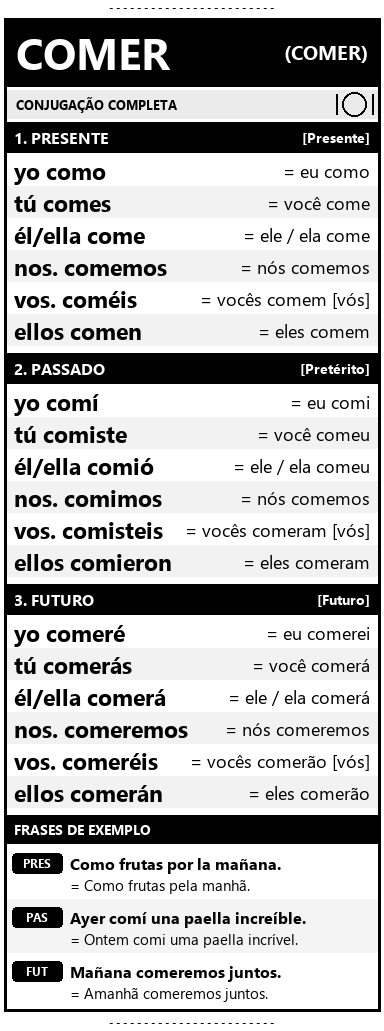
#> input picture tiras/tira_comer.png, 384 x 1031 px
$ python -i phomemo.py   (imports and definitions only)
#> lines starting #> are read from the running program, lines starting #| are printed output that depends on the picture; after the words box and inside, x2 and y2 are one past the last pixel; in counts of white or black regions, pixels touching at a corner belong together
"""
Driver e utilitário CLI para Phomemo M02 (Windows - Bluetooth Serial / RFCOMM)
Largura do cabeçote: 384 dots (203 DPI) - 48 bytes por linha.
"""

import sys
import time
import argparse
import textwrap
from pathlib import Path
from typing import Optional
import serial
import serial.tools.list_ports
from PIL import Image, ImageDraw

WIDTH_DOTS = 384
BYTES_PER_LINE = WIDTH_DOTS // 8
DEFAULT_PORT = "COM6"

def detect_phomemo_port() -> str:
    """Tenta detectar a porta COM correspondente à Phomemo M02."""
    ports = list(serial.tools.list_ports.comports())
    for p in ports:
        hwid = (p.hwid or "").upper()
        desc = (p.description or "").lower()
        if "CBF5E7D8337E" in hwid or "m02" in desc:
            return p.device
    return DEFAULT_PORT

class PhomemoM02:
    def __init__(self, port: Optional[str] = None, baudrate: int = 115200):
        self.port = port or detect_phomemo_port()
        self.baudrate = baudrate
        self.ser: Optional[serial.Serial] = None

    def connect(self, retries: int = 3):
        if not self.ser or not self.ser.is_open:
            last_err = None
            for attempt in range(1, retries + 1):
                try:
                    self.ser = serial.Serial(self.port, self.baudrate, timeout=3.0, write_timeout=5.0)
                    return self
                except Exception as e:
                    last_err = e
                    if attempt < retries:
                        time.sleep(1.0)
            raise last_err
        return self

    # [4 lines left out: function close, not called in this run]

    def __enter__(self):
        self.connect()
        return self

    def __exit__(self, exc_type, exc_val, exc_tb):
        self.close()

    def print_image(self, image_or_path):
        """Imprime uma imagem com controle de fluxo para não estourar o buffer da impressora."""
#> called with image_or_path = 'tiras/tira_comer.png'
        if isinstance(image_or_path, (str, Path)):
            img = Image.open(image_or_path)
#> img is the input picture: PIL image 384x1031 RGB; min 0, max 255, mean 184.8
        else:
            img = image_or_path

        if not self.ser or not self.ser.is_open:
            self.connect()

        # Redimensiona proporcionalmente para 384 pixels se necessário
        if img.width != WIDTH_DOTS:
            new_height = int(img.height * (WIDTH_DOTS / img.width))
            img = img.resize((WIDTH_DOTS, new_height), Image.Resampling.LANCZOS)

        bw = img.convert('L').convert('1', dither=Image.Dither.FLOYDSTEINBERG)
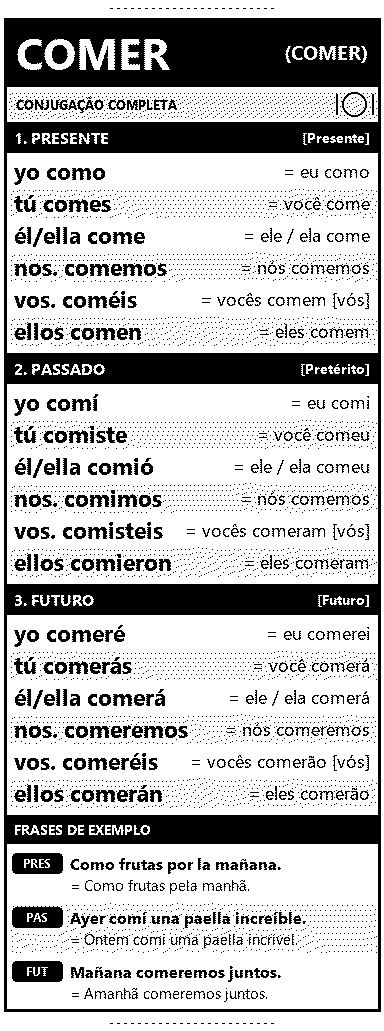
#> bw: PIL image 384x1031 1; 72.7% white; 5185 black regions (4677 under 20 px), largest, box (x1, y1, x2, y2) and area: (4, 18, 381, 1012) 71372, (12, 961, 63, 982) 969, (12, 906, 63, 928) 963
        width, height = bw.size
#> width = 384; height = 1031
        pixels = bw.load()

        # Reset e inicialização
        init_cmd = bytearray()
        init_cmd.extend(b'\x1b\x40')        # ESC @
        init_cmd.extend(b'\x1f\x11\x02\x04') # Densidade Phomemo
        self.ser.write(init_cmd)
        self.ser.flush()
        time.sleep(0.05)

        # Transmissão cadenciada com pacing equilibrado (0.15s por bloco de 48 linhas)
        start_time = time.time()
        CHUNK_ROWS = 48
        for start_y in range(0, height, CHUNK_ROWS):
            block_height = min(CHUNK_ROWS, height - start_y)
            block_data = bytearray()

            # Cabeçalho ESC/POS GS v 0
            block_data.extend(b'\x1d\x76\x30\x00')
            block_data.append(BYTES_PER_LINE & 0xFF)
            block_data.append((BYTES_PER_LINE >> 8) & 0xFF)
            block_data.append(block_height & 0xFF)
            block_data.append((block_height >> 8) & 0xFF)

            for y in range(start_y, start_y + block_height):
                for byte_idx in range(BYTES_PER_LINE):
                    byte_val = 0
                    for bit_idx in range(8):
                        x = byte_idx * 8 + bit_idx
                        if x < width and pixels[x, y] == 0:
                            byte_val |= (1 << (7 - bit_idx))
                    block_data.append(byte_val)

            self.ser.write(block_data)
            self.ser.flush()
            time.sleep(0.14)

        # Feed de avanço final
        feed_cmd = bytearray()
        feed_cmd.extend(b'\x1b\x64\x06')
        feed_cmd.extend(b'\x1f\x11\x08')
        feed_cmd.extend(b'\n\n\n')
        self.ser.write(feed_cmd)
        self.ser.flush()

        # Tempo físico necessário para a cabeça térmica e o motor completarem a impressão
        # Velocidade típica: ~12 a 15 mm/s. Altura em mm = height / 8.
        height_mm = height / 8.0
#> height_mm = 128.9
        estimated_print_time = (height_mm / 13.0) + 3.0
#> estimated_print_time = 12.91
        elapsed = time.time() - start_time
        remaining_wait = max(4.0, estimated_print_time - elapsed)
#> remaining_wait = 12.8

        time.sleep(remaining_wait)

    # [96 lines left out: functions print_text, print_qr, main, not called in this run]

# [2 lines not run here, left out]

>>> result = PhomemoM02().print_image('tiras/tira_comer.png')

$ run again, on tiras/tira_decir.png
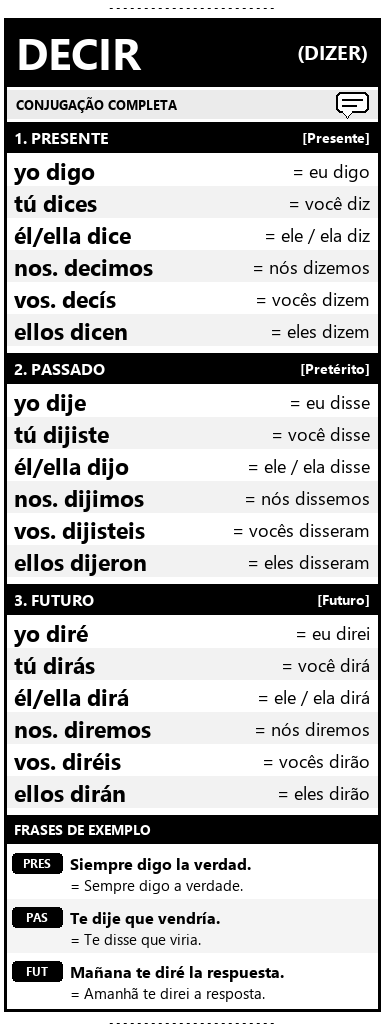
#> input picture tiras/tira_decir.png, 384 x 1031 px
#> in print_image, img is the input picture: PIL image 384x1031 RGB; min 0, max 255, mean 186.8
#> in print_image, `bw = img.convert('L').convert('1', dither=Image.Dither.FLOYDSTEINBERG)`:
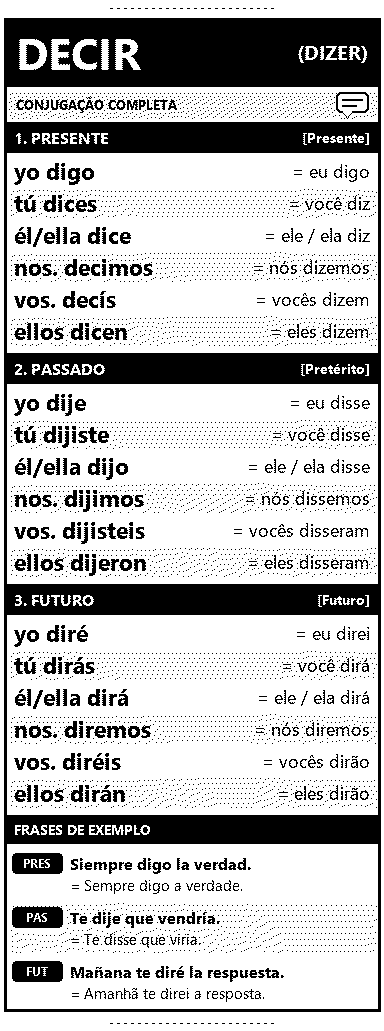
#> bw: PIL image 384x1031 1; 73.5% white; 5424 black regions (4991 under 20 px), largest, box (x1, y1, x2, y2) and area: (4, 18, 381, 1012) 71967, (12, 961, 63, 982) 969, (12, 906, 63, 928) 963

$ run again, on tiras/tira_haber.png
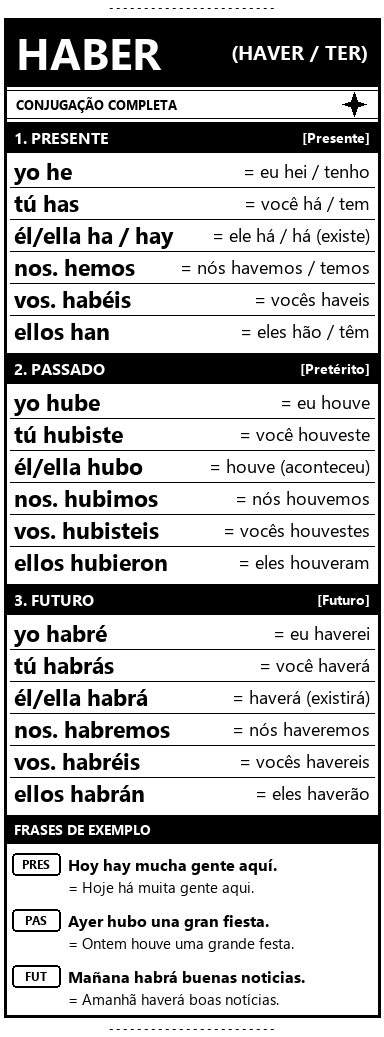
#> input picture tiras/tira_haber.png, 384 x 1037 px
#> in print_image, img is the input picture: PIL image 384x1037 RGB; min 0, max 255, mean 186.9
#> in print_image, `bw = img.convert('L').convert('1', dither=Image.Dither.FLOYDSTEINBERG)`:
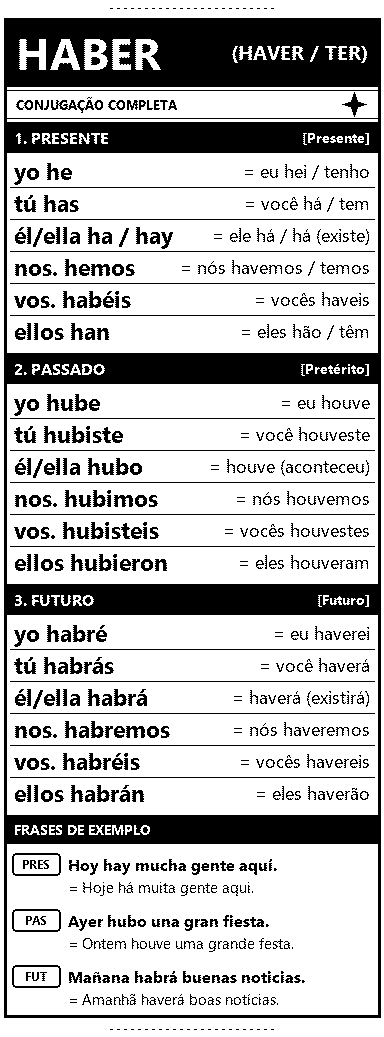
#> bw: PIL image 384x1037 1; 73.3% white; 753 black regions (214 under 20 px), largest, box (x1, y1, x2, y2) and area: (4, 18, 381, 1018) 72132, (10, 187, 375, 188) 365, (10, 219, 375, 220) 365
